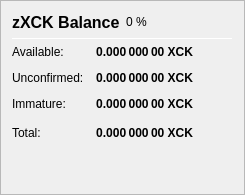
                   <widget class="QFrame" name="frame_ZerocoinBalances">
                    <property name="frameShape">
                     <enum>QFrame::StyledPanel</enum>
                    </property>
                    <property name="frameShadow">
                     <enum>QFrame::Raised</enum>
                    </property>
                    <layout class="QVBoxLayout" name="verticalLayout_7">
                     <item>
                      <layout class="QHBoxLayout" name="horizontalLayout_8" stretch="0,0,0">
                       <item>
                        <widget class="QLabel" name="label_5z_3">
                         <property name="minimumSize">
                          <size>
                           <width>0</width>
                           <height>20</height>
                          </size>
                         </property>
                         <property name="font">
                          <font>
                           <pointsize>12</pointsize>
                           <weight>75</weight>
                           <bold>true</bold>
                          </font>
                         </property>
                         <property name="text">
                          <string>zXCK Balance</string>
                         </property>
                        </widget>
                       </item>
                       <item>
                        <widget class="QLabel" name="labelzXCKPercent">
                         <property name="text">
                          <string notr="true">0 %</string>
                         </property>
                        </widget>
                       </item>
                       <item>
                        <spacer name="horizontalSpacer_11">
                         <property name="orientation">
                          <enum>Qt::Horizontal</enum>
                         </property>
                         <property name="sizeHint" stdset="0">
                          <size>
                           <width>40</width>
                           <height>20</height>
                          </size>
                         </property>
                        </spacer>
                       </item>
                      </layout>
                     </item>
                     <item>
                      <widget class="Line" name="line_ZerocoinBalance">
                       <property name="minimumSize">
                        <size>
                         <width>0</width>
                         <height>1</height>
                        </size>
                       </property>
                       <property name="maximumSize">
                        <size>
                         <width>16777215</width>
                         <height>1</height>
                        </size>
                       </property>
                       <property name="orientation">
                        <enum>Qt::Horizontal</enum>
                       </property>
                      </widget>
                     </item>
                     <item>
                      <layout class="QGridLayout" name="gridLayout_5">
                       <property name="spacing">
                        <number>12</number>
                       </property>
                       <item row="1" column="0">
                        <widget class="QLabel" name="labelzBalanceMatureText">
                         <property name="toolTip">
                          <string>Mature: more than 20 confirmation and more than 1 mint of the same denomination after it was minted.
These zXCK are spendable.</string>
                         </property>
                         <property name="text">
                          <string>Available:</string>
                         </property>
                        </widget>
                       </item>
                       <item row="1" column="1">
                        <widget class="QLabel" name="labelzBalanceMature">
                         <property name="font">
                          <font>
                           <weight>75</weight>
                           <bold>true</bold>
                          </font>
                         </property>
                         <property name="toolTip">
                          <string>Mature: more than 20 confirmation and more than 1 mint of the same denomination after it was minted.
These zXCK are spendable.</string>
                         </property>
                         <property name="text">
                          <string notr="true">0.000 000 00 XCK</string>
                         </property>
                         <property name="alignment">
                          <set>Qt::AlignRight|Qt::AlignTrailing|Qt::AlignVCenter</set>
                         </property>
                        </widget>
                       </item>
                       <item row="2" column="0">
                        <widget class="QLabel" name="labelzBalanceUnconfirmedText">
                         <property name="toolTip">
                          <string>Unconfirmed: less than 20 confirmations
Immature: confirmed, but less than 1 mint of the same denomination after it was minted</string>
                         </property>
                         <property name="text">
                          <string>Unconfirmed:</string>
                         </property>
                        </widget>
                       </item>
                       <item row="2" column="1">
                        <widget class="QLabel" name="labelzBalanceUnconfirmed">
                         <property name="font">
                          <font>
                           <weight>75</weight>
                           <bold>true</bold>
                          </font>
                         </property>
                         <property name="toolTip">
                          <string>Unconfirmed: less than 20 confirmations
Immature: confirmed, but less than 1 mint of the same denomination after it was minted</string>
                         </property>
                         <property name="text">
                          <string notr="true">0.000 000 00 XCK</string>
                         </property>
                         <property name="alignment">
                          <set>Qt::AlignRight|Qt::AlignTrailing|Qt::AlignVCenter</set>
                         </property>
                        </widget>
                       </item>
                       <item row="3" column="0">
                        <widget class="QLabel" name="labelzBalanceImmatureText">
                         <property name="toolTip">
                          <string>Unconfirmed: less than 20 confirmations
Immature: confirmed, but less than 1 mint of the same denomination after it was minted</string>
                         </property>
                         <property name="text">
                          <string>Immature:</string>
                         </property>
                        </widget>
                       </item>
                       <item row="3" column="1">
                        <widget class="QLabel" name="labelzBalanceImmature">
                         <property name="font">
                          <font>
                           <weight>75</weight>
                           <bold>true</bold>
                          </font>
                         </property>
                         <property name="toolTip">
                          <string>Unconfirmed: less than 20 confirmations
Immature: confirmed, but less than 1 mint of the same denomination after it was minted</string>
                         </property>
                         <property name="text">
                          <string notr="true">0.000 000 00 XCK</string>
                         </property>
                         <property name="alignment">
                          <set>Qt::AlignRight|Qt::AlignTrailing|Qt::AlignVCenter</set>
                         </property>
                        </widget>
                       </item>
                       <item row="4" column="0">
                        <widget class="QLabel" name="labelzBalanceText">
                         <property name="toolTip">
                          <string>Your current zXCK balance, unconfirmed and immature zXCK included.</string>
                         </property>
                         <property name="text">
                          <string>Total:</string>
                         </property>
                        </widget>
                       </item>
                       <item row="4" column="1">
                        <widget class="QLabel" name="labelzBalance">
                         <property name="font">
                          <font>
                           <weight>75</weight>
                           <bold>true</bold>
                          </font>
                         </property>
                         <property name="cursor">
                          <cursorShape>IBeamCursor</cursorShape>
                         </property>
                         <property name="toolTip">
                          <string>Your current zXCK balance, unconfirmed and immature zXCK included.</string>
                         </property>
                         <property name="text">
                          <string notr="true">0.000 000 00 XCK</string>
                         </property>
                         <property name="alignment">
                          <set>Qt::AlignRight|Qt::AlignTrailing|Qt::AlignVCenter</set>
                         </property>
                         <property name="textInteractionFlags">
                          <set>Qt::LinksAccessibleByMouse|Qt::TextSelectableByKeyboard|Qt::TextSelectableByMouse</set>
                         </property>
                        </widget>
                       </item>
                       <item row="4" column="2">
                        <spacer name="horizontalSpacer_4">
                         <property name="orientation">
                          <enum>Qt::Horizontal</enum>
                         </property>
                         <property name="sizeHint" stdset="0">
                          <size>
                           <width>40</width>
                           <height>20</height>
                          </size>
                         </property>
                        </spacer>
                       </item>
                      </layout>
                     </item>
                     <item>
                      <spacer name="verticalSpacer_4">
                       <property name="orientation">
                        <enum>Qt::Vertical</enum>
                       </property>
                       <property name="sizeHint" stdset="0">
                        <size>
                         <width>20</width>
                         <height>40</height>
                        </size>
                       </property>
                      </spacer>
                     </item>
                    </layout>
                   </widget>
